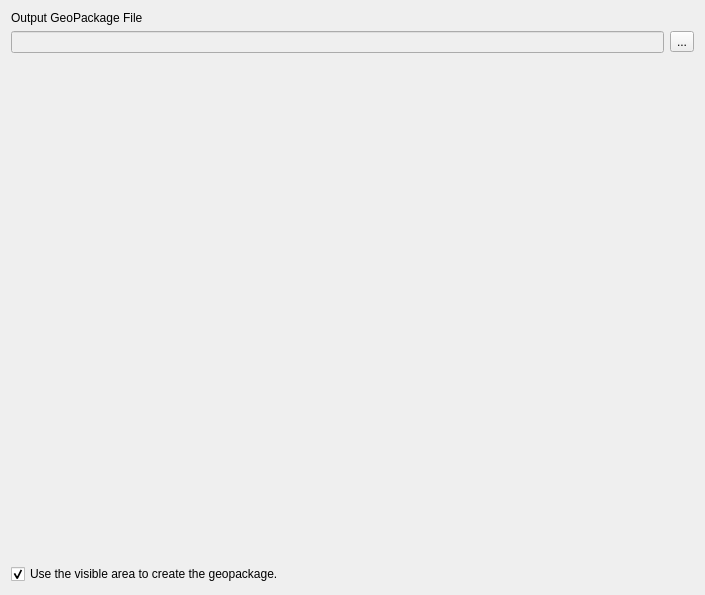
<?xml version="1.0" encoding="UTF-8"?>
<ui version="4.0">
 <class>BuilderOutputWizardPageForm</class>
 <widget class="QWizardPage" name="BuilderOutputWizardPageForm">
  <property name="geometry">
   <rect>
    <x>0</x>
    <y>0</y>
    <width>705</width>
    <height>595</height>
   </rect>
  </property>
  <property name="windowTitle">
   <string>GeoPackage Builder Output Page</string>
  </property>
  <layout class="QGridLayout" name="gridLayout_4">
   <item row="0" column="0">
    <layout class="QGridLayout" name="gridLayout">
     <item row="2" column="0">
      <widget class="QCheckBox" name="m_visibleAreaCheckBox">
       <property name="text">
        <string>Use the visible area to create the geopackage.</string>
       </property>
       <property name="checked">
        <bool>true</bool>
       </property>
      </widget>
     </item>
     <item row="0" column="0">
      <layout class="QGridLayout" name="gridLayout_3">
       <item row="0" column="0">
        <widget class="QLabel" name="label_4">
         <property name="text">
          <string>Output GeoPackage File</string>
         </property>
        </widget>
       </item>
       <item row="1" column="0">
        <layout class="QGridLayout" name="gridLayout_2">
         <item row="0" column="0">
          <widget class="QLineEdit" name="m_geopackageFileNameLineEdit">
           <property name="enabled">
            <bool>false</bool>
           </property>
          </widget>
         </item>
         <item row="0" column="1">
          <widget class="QToolButton" name="m_dirToolButton">
           <property name="text">
            <string>...</string>
           </property>
          </widget>
         </item>
        </layout>
       </item>
      </layout>
     </item>
     <item row="1" column="0">
      <spacer name="verticalSpacer">
       <property name="orientation">
        <enum>Qt::Vertical</enum>
       </property>
       <property name="sizeHint" stdset="0">
        <size>
         <width>20</width>
         <height>40</height>
        </size>
       </property>
      </spacer>
     </item>
    </layout>
   </item>
  </layout>
 </widget>
 <resources/>
 <connections/>
</ui>
